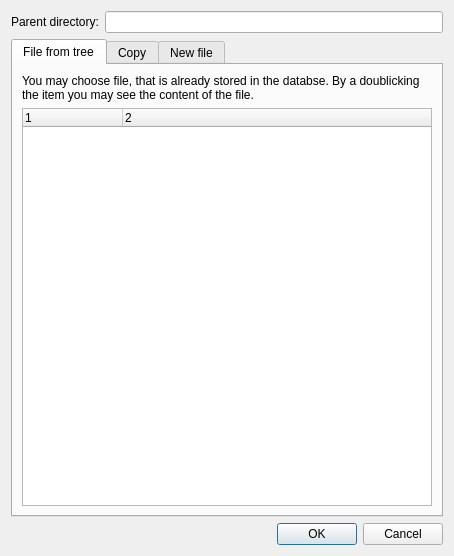
<?xml version="1.0" encoding="UTF-8"?>
<ui version="4.0">
 <class>AddFileDialog</class>
 <widget class="QDialog" name="AddFileDialog">
  <property name="geometry">
   <rect>
    <x>0</x>
    <y>0</y>
    <width>454</width>
    <height>556</height>
   </rect>
  </property>
  <property name="windowTitle">
   <string>Add file</string>
  </property>
  <property name="windowIcon">
   <iconset resource="resources.qrc">
    <normaloff>:/resources/appIcon.svg</normaloff>:/resources/appIcon.svg</iconset>
  </property>
  <layout class="QVBoxLayout" name="verticalLayout">
   <item>
    <layout class="QHBoxLayout" name="horizontalLayout_3">
     <item>
      <widget class="QLabel" name="directoryLabel">
       <property name="text">
        <string>Parent directory:</string>
       </property>
      </widget>
     </item>
     <item>
      <widget class="QLineEdit" name="directoryEdit">
       <property name="readOnly">
        <bool>true</bool>
       </property>
      </widget>
     </item>
    </layout>
   </item>
   <item>
    <widget class="QTabWidget" name="tabWidget">
     <property name="currentIndex">
      <number>0</number>
     </property>
     <widget class="QWidget" name="tab">
      <attribute name="icon">
       <iconset resource="resources.qrc">
        <normaloff>:/resources/databse.svg</normaloff>:/resources/databse.svg</iconset>
      </attribute>
      <attribute name="title">
       <string>File from tree</string>
      </attribute>
      <layout class="QVBoxLayout" name="verticalLayout_2">
       <item>
        <widget class="QLabel" name="existingFilesLabel">
         <property name="text">
          <string>You may choose file, that is already stored in the databse. By a doublicking the item you may see the content of the file.</string>
         </property>
         <property name="wordWrap">
          <bool>true</bool>
         </property>
        </widget>
       </item>
       <item>
        <widget class="QTreeWidget" name="fileList">
         <property name="sizeAdjustPolicy">
          <enum>QAbstractScrollArea::AdjustToContents</enum>
         </property>
         <property name="alternatingRowColors">
          <bool>true</bool>
         </property>
         <property name="columnCount">
          <number>2</number>
         </property>
         <column>
          <property name="text">
           <string notr="true">1</string>
          </property>
         </column>
         <column>
          <property name="text">
           <string notr="true">2</string>
          </property>
         </column>
        </widget>
       </item>
      </layout>
     </widget>
     <widget class="QWidget" name="tab_2">
      <attribute name="icon">
       <iconset resource="resources.qrc">
        <normaloff>:/resources/import.svg</normaloff>:/resources/import.svg</iconset>
      </attribute>
      <attribute name="title">
       <string>Copy</string>
      </attribute>
      <layout class="QVBoxLayout" name="verticalLayout_3">
       <item>
        <widget class="QLabel" name="addNewFIle">
         <property name="text">
          <string>You can copy an existing file from your computer to the database. You can proceed by putting the file path to the text box or pushing the button to the right or file chooser.</string>
         </property>
         <property name="wordWrap">
          <bool>true</bool>
         </property>
        </widget>
       </item>
       <item>
        <spacer name="verticalSpacer">
         <property name="orientation">
          <enum>Qt::Vertical</enum>
         </property>
         <property name="sizeHint" stdset="0">
          <size>
           <width>20</width>
           <height>40</height>
          </size>
         </property>
        </spacer>
       </item>
       <item>
        <widget class="QLabel" name="label">
         <property name="text">
          <string>Path to the file:</string>
         </property>
        </widget>
       </item>
       <item>
        <layout class="QHBoxLayout" name="horizontalLayout">
         <item>
          <widget class="QLineEdit" name="copyFilePath"/>
         </item>
         <item>
          <widget class="QToolButton" name="chooseFileButton">
           <property name="text">
            <string>...</string>
           </property>
          </widget>
         </item>
        </layout>
       </item>
      </layout>
     </widget>
     <widget class="QWidget" name="tab_3">
      <attribute name="icon">
       <iconset resource="resources.qrc">
        <normaloff>:/resources/plus.svg</normaloff>:/resources/plus.svg</iconset>
      </attribute>
      <attribute name="title">
       <string>New file</string>
      </attribute>
      <layout class="QVBoxLayout" name="verticalLayout_4">
       <item>
        <widget class="QLabel" name="createNewFile">
         <property name="text">
          <string>Lastly you can create new empty file. Keep in mind, that the file will be completely empty. This is mainly for notes since they can be empty.</string>
         </property>
         <property name="wordWrap">
          <bool>true</bool>
         </property>
        </widget>
       </item>
       <item>
        <spacer name="verticalSpacer_2">
         <property name="orientation">
          <enum>Qt::Vertical</enum>
         </property>
         <property name="sizeHint" stdset="0">
          <size>
           <width>20</width>
           <height>40</height>
          </size>
         </property>
        </spacer>
       </item>
       <item>
        <widget class="QLabel" name="label_2">
         <property name="text">
          <string>New file:</string>
         </property>
        </widget>
       </item>
       <item>
        <layout class="QHBoxLayout" name="horizontalLayout_2">
         <item>
          <widget class="QLabel" name="nameLabel">
           <property name="text">
            <string>Name:</string>
           </property>
          </widget>
         </item>
         <item>
          <widget class="QLineEdit" name="nameEdit"/>
         </item>
         <item>
          <widget class="QLabel" name="extensionLabel">
           <property name="text">
            <string>Extension:</string>
           </property>
          </widget>
         </item>
         <item>
          <widget class="QComboBox" name="extensions"/>
         </item>
        </layout>
       </item>
      </layout>
     </widget>
    </widget>
   </item>
   <item>
    <widget class="QDialogButtonBox" name="buttonBox">
     <property name="orientation">
      <enum>Qt::Horizontal</enum>
     </property>
     <property name="standardButtons">
      <set>QDialogButtonBox::Cancel|QDialogButtonBox::Ok</set>
     </property>
    </widget>
   </item>
  </layout>
 </widget>
 <resources>
  <include location="resources.qrc"/>
 </resources>
 <connections>
  <connection>
   <sender>buttonBox</sender>
   <signal>rejected()</signal>
   <receiver>AddFileDialog</receiver>
   <slot>reject()</slot>
   <hints>
    <hint type="sourcelabel">
     <x>220</x>
     <y>522</y>
    </hint>
    <hint type="destinationlabel">
     <x>220</x>
     <y>272</y>
    </hint>
   </hints>
  </connection>
 </connections>
</ui>
